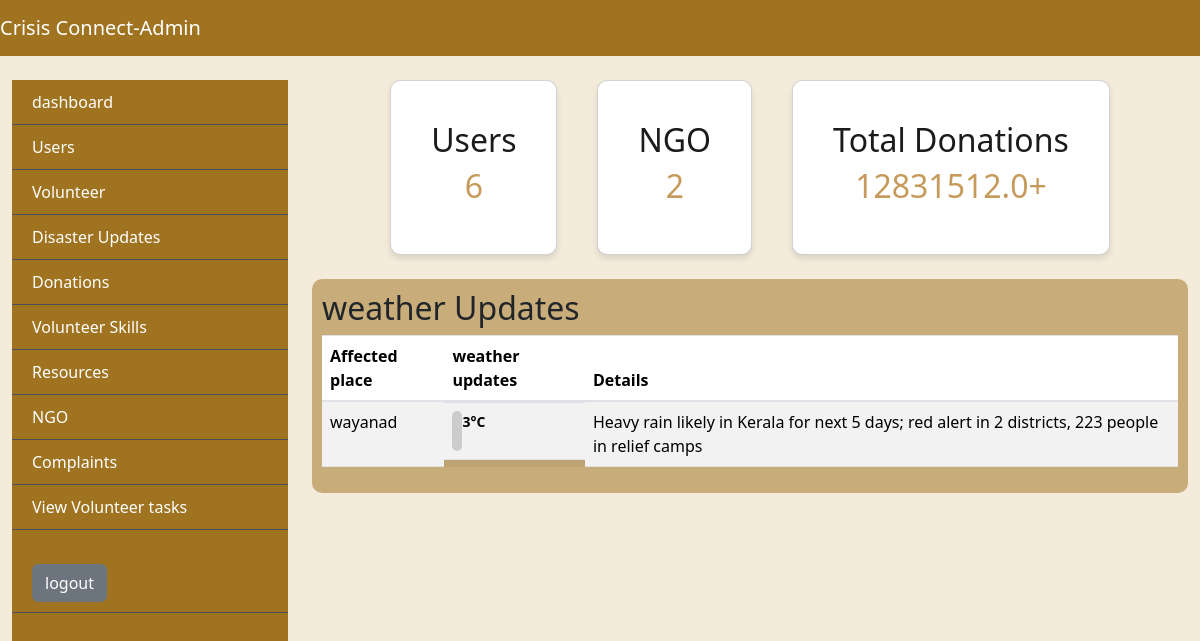
The app's page /admindashboard with its own data.
### app/models.py (models this page shows)
class DisasterTable(models.Model):
    Image= models.FileField()
    Disaster= models.CharField(max_length=30, null=True, blank=True)
    Details= models.CharField(max_length=125, null=True, blank=True)
    Location= models.CharField(max_length=20, null=True, blank=True)
    Weather= models.CharField(max_length=20, null=True, blank=True)
    created_at=models.DateTimeField(auto_now_add=True, null=True, blank=True)

### app/views.py (the view)
# urls.py: path('admindashboard', adminDashboard.as_view(), name="dashboard"),
class adminDashboard(View):
    def get(self, request):
        obj=DisasterTable.objects.all()
        usercount=  UserTable.objects.count()
        total_amount = DonationTable.objects.aggregate(total=Sum('Amount'))['total']
        total_amount = total_amount or 0
        ngocount = NGOTable.objects.count()
        return render(request, "administrator/admindashboard.html",{'val':obj,'usercount':usercount,'total_amount':total_amount,'ngocount':ngocount})

### templates/administrator/admindashboard.html (shortened to what this page needs)
{% extends 'administrator/base.html'%}
{% block body %}
<div class="dash">
    <div class="cards">
        <div class="card">
            <h1>Users</h1>
            <h2>{{usercount}}</h2>
        </div>
        <div class="card">
            <h1>NGO</h1>
            <h2>{{ngocount}}</h2>
        </div>
        <div class="card">
            <h1>Total Donations</h1>
            <h2>{{total_amount}}+</h2>
        </div>
    </div>
</div>
<div class="dash-cnt mt-4">
    <div class="weather">
      <div class="tbl-div">
        <h2>weather Updates</h2>
        <table class="table table-striped">
          <thead>
            <tr>
              <th>Affected place</th>
              <th>weather updates</th>
              <th>Details</th>
            </tr>
          </thead>
          <tbody>
            {% for i in val %}
            <tr>
              <td>{{i.Location}}</td>
              <td class="d-flex">
                <div class="thermometer-container">
                </div>
                <div class="temperature-value"><span>°C</span></div>
              </td>
              <td>{{i.Details}}</td>
            </tr>
            {%endfor%}
          </tbody>
        </table>
      </div>
    </div>
  </div>
{% endblock %}

### static/css/baseStyle.css (style rules this page uses)
:root { --bg-color: #f4ebdb; --bg-color2: #9f7320; --bg-color-hover: #5d400a; --border-color: #495057; --danger-bg-color:#dc3545; --text-color1: #333; --text-color2:#fff; --text-color3:#484a4a; --table-td-color:#00ADB5; --accept-color:#28a745; --view-color:#065bb6; }
* { margin: 0; padding: 0; box-sizing: border-box; }
body { background-color: var(--bg-color); }
.tbl-div { width: 100%; padding: 10px; background-color: #9f732082; border-radius: 10px; }
:root { --progress-bar-width: 50px; --progress-bar-height: 50px; --font-size: 15px; }
.thermometer-container, .humidity-container { position: relative; width: 10px; height: 40px; background-color: #ccc; border-radius: 10px; overflow: hidden; display: flex; justify-content: center; align-items: flex-end; }
.temperature-value, .humidity-value { font-size: 14px; font-weight: bold; }

### templates/administrator/admindashboard.html (style rules this page uses)
.cards { display: flex; justify-content: center; gap: 40px; }
.card { padding: 40px; border-radius: 10px; text-align: center; box-shadow: 0 4px 6px rgba(0, 0, 0, 0.1); }
.card h1 { color: rgb(27, 27, 27); font-size: 2rem; }
.card h2 { color: #c69a5a; }

### records on screen
DisasterTable: Location "wayanad", Details "Heavy rain likely in Kerala for next 5 days; red alert in 2 districts, 223 people in relief camps"

### other values on screen
{{ usercount }} "6"
{{ ngocount }} "2"
{{ total_amount }} "12831512.0"
